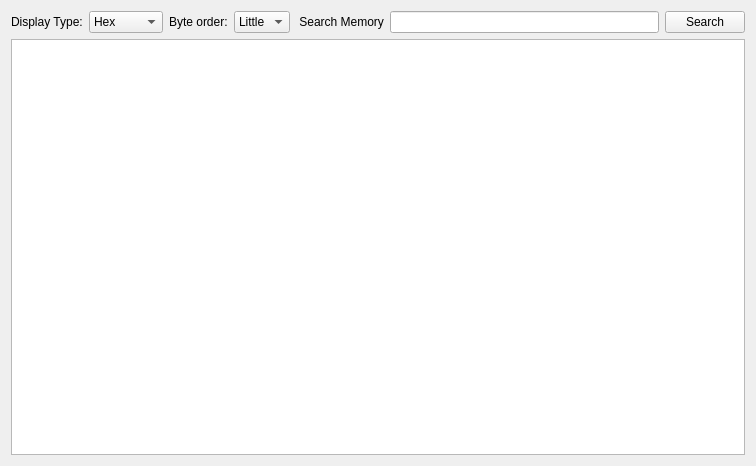
<?xml version="1.0" encoding="UTF-8"?>
<ui version="4.0">
 <class>Kites::MemoryTab</class>
 <widget class="QWidget" name="Kites::MemoryTab">
  <property name="geometry">
   <rect>
    <x>0</x>
    <y>0</y>
    <width>756</width>
    <height>466</height>
   </rect>
  </property>
  <property name="sizePolicy">
   <sizepolicy hsizetype="Expanding" vsizetype="Expanding">
    <horstretch>0</horstretch>
    <verstretch>0</verstretch>
   </sizepolicy>
  </property>
  <property name="windowTitle">
   <string>Form</string>
  </property>
  <layout class="QGridLayout" name="gridLayout">
   <item row="0" column="0" colspan="5">
    <layout class="QHBoxLayout" name="controlsLayout">
     <item>
      <widget class="QLabel" name="label">
       <property name="text">
        <string>Display Type:</string>
       </property>
      </widget>
     </item>
     <item>
      <widget class="QComboBox" name="comboBox">
       <item>
        <property name="text">
         <string>Hex</string>
        </property>
       </item>
       <item>
        <property name="text">
         <string>Binary</string>
        </property>
       </item>
       <item>
        <property name="text">
         <string>Decimal</string>
        </property>
       </item>
      </widget>
     </item>
     <item>
      <widget class="QLabel" name="label_3">
       <property name="text">
        <string>Byte order:</string>
       </property>
      </widget>
     </item>
     <item>
      <widget class="QComboBox" name="byteOrderCombo">
       <property name="toolTip">
        <string>How the Double Word column reads the eight bytes. Display only: memory is not changed.</string>
       </property>
       <item>
        <property name="text">
         <string>Little</string>
        </property>
       </item>
       <item>
        <property name="text">
         <string>Big</string>
        </property>
       </item>
      </widget>
     </item>
     <item>
      <widget class="QLabel" name="label_2">
       <property name="text">
        <string> Search Memory</string>
       </property>
      </widget>
     </item>
     <item>
      <widget class="QLineEdit" name="searchBar"/>
     </item>
     <item>
      <widget class="QPushButton" name="searchButton">
       <property name="text">
        <string>Search</string>
       </property>
      </widget>
     </item>
    </layout>
   </item>
   <item row="1" column="0" colspan="5">
    <widget class="MemoryTableView" name="memoryTableView"/>
   </item>
  </layout>
 </widget>
 <customwidgets>
  <customwidget>
   <class>MemoryTableView</class>
   <extends>QTableView</extends>
   <header>ui/memory_tab/memory_table_view.h</header>
  </customwidget>
 </customwidgets>
 <resources/>
 <connections/>
</ui>
